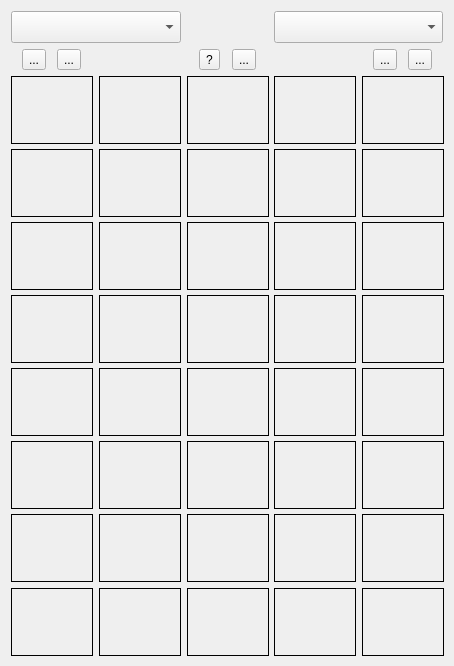
<?xml version="1.0" encoding="UTF-8"?>
<ui version="4.0">
 <class>MutationWidget</class>
 <widget class="QWidget" name="MutationWidget">
  <property name="geometry">
   <rect>
    <x>0</x>
    <y>0</y>
    <width>454</width>
    <height>666</height>
   </rect>
  </property>
  <property name="windowTitle">
   <string>Mutations</string>
  </property>
  <layout class="QGridLayout" name="gridLayout">
   <property name="sizeConstraint">
    <enum>QLayout::SetMaximumSize</enum>
   </property>
   <item row="2" column="0">
    <widget class="MutationPreviewWidget" name="label_a1">
     <property name="sizePolicy">
      <sizepolicy hsizetype="Fixed" vsizetype="Fixed">
       <horstretch>0</horstretch>
       <verstretch>0</verstretch>
      </sizepolicy>
     </property>
     <property name="minimumSize">
      <size>
       <width>82</width>
       <height>68</height>
      </size>
     </property>
     <property name="maximumSize">
      <size>
       <width>82</width>
       <height>68</height>
      </size>
     </property>
     <property name="acceptDrops">
      <bool>true</bool>
     </property>
     <property name="frameShape">
      <enum>QFrame::Box</enum>
     </property>
     <property name="text">
      <string/>
     </property>
    </widget>
   </item>
   <item row="2" column="1">
    <widget class="MutationPreviewWidget" name="label_c11">
     <property name="sizePolicy">
      <sizepolicy hsizetype="Fixed" vsizetype="Fixed">
       <horstretch>0</horstretch>
       <verstretch>0</verstretch>
      </sizepolicy>
     </property>
     <property name="minimumSize">
      <size>
       <width>82</width>
       <height>68</height>
      </size>
     </property>
     <property name="maximumSize">
      <size>
       <width>82</width>
       <height>68</height>
      </size>
     </property>
     <property name="frameShape">
      <enum>QFrame::Box</enum>
     </property>
     <property name="text">
      <string/>
     </property>
    </widget>
   </item>
   <item row="2" column="2">
    <widget class="MutationPreviewWidget" name="label_c12">
     <property name="sizePolicy">
      <sizepolicy hsizetype="Fixed" vsizetype="Fixed">
       <horstretch>0</horstretch>
       <verstretch>0</verstretch>
      </sizepolicy>
     </property>
     <property name="minimumSize">
      <size>
       <width>82</width>
       <height>68</height>
      </size>
     </property>
     <property name="maximumSize">
      <size>
       <width>82</width>
       <height>68</height>
      </size>
     </property>
     <property name="frameShape">
      <enum>QFrame::Box</enum>
     </property>
     <property name="text">
      <string/>
     </property>
    </widget>
   </item>
   <item row="2" column="3">
    <widget class="MutationPreviewWidget" name="label_c13">
     <property name="sizePolicy">
      <sizepolicy hsizetype="Fixed" vsizetype="Fixed">
       <horstretch>0</horstretch>
       <verstretch>0</verstretch>
      </sizepolicy>
     </property>
     <property name="minimumSize">
      <size>
       <width>82</width>
       <height>68</height>
      </size>
     </property>
     <property name="maximumSize">
      <size>
       <width>82</width>
       <height>68</height>
      </size>
     </property>
     <property name="frameShape">
      <enum>QFrame::Box</enum>
     </property>
     <property name="text">
      <string/>
     </property>
    </widget>
   </item>
   <item row="2" column="4">
    <widget class="MutationPreviewWidget" name="label_b1">
     <property name="sizePolicy">
      <sizepolicy hsizetype="Fixed" vsizetype="Fixed">
       <horstretch>0</horstretch>
       <verstretch>0</verstretch>
      </sizepolicy>
     </property>
     <property name="minimumSize">
      <size>
       <width>82</width>
       <height>68</height>
      </size>
     </property>
     <property name="maximumSize">
      <size>
       <width>82</width>
       <height>68</height>
      </size>
     </property>
     <property name="acceptDrops">
      <bool>true</bool>
     </property>
     <property name="frameShape">
      <enum>QFrame::Box</enum>
     </property>
     <property name="text">
      <string/>
     </property>
    </widget>
   </item>
   <item row="3" column="0">
    <widget class="MutationPreviewWidget" name="label_a2">
     <property name="sizePolicy">
      <sizepolicy hsizetype="Fixed" vsizetype="Fixed">
       <horstretch>0</horstretch>
       <verstretch>0</verstretch>
      </sizepolicy>
     </property>
     <property name="minimumSize">
      <size>
       <width>82</width>
       <height>68</height>
      </size>
     </property>
     <property name="maximumSize">
      <size>
       <width>82</width>
       <height>68</height>
      </size>
     </property>
     <property name="frameShape">
      <enum>QFrame::Box</enum>
     </property>
     <property name="text">
      <string/>
     </property>
    </widget>
   </item>
   <item row="3" column="1">
    <widget class="MutationPreviewWidget" name="label_c21">
     <property name="sizePolicy">
      <sizepolicy hsizetype="Fixed" vsizetype="Fixed">
       <horstretch>0</horstretch>
       <verstretch>0</verstretch>
      </sizepolicy>
     </property>
     <property name="minimumSize">
      <size>
       <width>82</width>
       <height>68</height>
      </size>
     </property>
     <property name="maximumSize">
      <size>
       <width>82</width>
       <height>68</height>
      </size>
     </property>
     <property name="frameShape">
      <enum>QFrame::Box</enum>
     </property>
     <property name="text">
      <string/>
     </property>
    </widget>
   </item>
   <item row="3" column="2">
    <widget class="MutationPreviewWidget" name="label_c22">
     <property name="sizePolicy">
      <sizepolicy hsizetype="Fixed" vsizetype="Fixed">
       <horstretch>0</horstretch>
       <verstretch>0</verstretch>
      </sizepolicy>
     </property>
     <property name="minimumSize">
      <size>
       <width>82</width>
       <height>68</height>
      </size>
     </property>
     <property name="maximumSize">
      <size>
       <width>82</width>
       <height>68</height>
      </size>
     </property>
     <property name="frameShape">
      <enum>QFrame::Box</enum>
     </property>
     <property name="text">
      <string/>
     </property>
    </widget>
   </item>
   <item row="3" column="3">
    <widget class="MutationPreviewWidget" name="label_c23">
     <property name="sizePolicy">
      <sizepolicy hsizetype="Fixed" vsizetype="Fixed">
       <horstretch>0</horstretch>
       <verstretch>0</verstretch>
      </sizepolicy>
     </property>
     <property name="minimumSize">
      <size>
       <width>82</width>
       <height>68</height>
      </size>
     </property>
     <property name="maximumSize">
      <size>
       <width>82</width>
       <height>68</height>
      </size>
     </property>
     <property name="frameShape">
      <enum>QFrame::Box</enum>
     </property>
     <property name="text">
      <string/>
     </property>
    </widget>
   </item>
   <item row="3" column="4">
    <widget class="MutationPreviewWidget" name="label_b2">
     <property name="sizePolicy">
      <sizepolicy hsizetype="Fixed" vsizetype="Fixed">
       <horstretch>0</horstretch>
       <verstretch>0</verstretch>
      </sizepolicy>
     </property>
     <property name="minimumSize">
      <size>
       <width>82</width>
       <height>68</height>
      </size>
     </property>
     <property name="maximumSize">
      <size>
       <width>82</width>
       <height>68</height>
      </size>
     </property>
     <property name="frameShape">
      <enum>QFrame::Box</enum>
     </property>
     <property name="text">
      <string/>
     </property>
    </widget>
   </item>
   <item row="4" column="0">
    <widget class="MutationPreviewWidget" name="label_a3">
     <property name="sizePolicy">
      <sizepolicy hsizetype="Fixed" vsizetype="Fixed">
       <horstretch>0</horstretch>
       <verstretch>0</verstretch>
      </sizepolicy>
     </property>
     <property name="minimumSize">
      <size>
       <width>82</width>
       <height>68</height>
      </size>
     </property>
     <property name="maximumSize">
      <size>
       <width>82</width>
       <height>68</height>
      </size>
     </property>
     <property name="frameShape">
      <enum>QFrame::Box</enum>
     </property>
     <property name="text">
      <string/>
     </property>
    </widget>
   </item>
   <item row="4" column="1">
    <widget class="MutationPreviewWidget" name="label_c31">
     <property name="sizePolicy">
      <sizepolicy hsizetype="Fixed" vsizetype="Fixed">
       <horstretch>0</horstretch>
       <verstretch>0</verstretch>
      </sizepolicy>
     </property>
     <property name="minimumSize">
      <size>
       <width>82</width>
       <height>68</height>
      </size>
     </property>
     <property name="maximumSize">
      <size>
       <width>82</width>
       <height>68</height>
      </size>
     </property>
     <property name="frameShape">
      <enum>QFrame::Box</enum>
     </property>
     <property name="text">
      <string/>
     </property>
    </widget>
   </item>
   <item row="4" column="2">
    <widget class="MutationPreviewWidget" name="label_c32">
     <property name="sizePolicy">
      <sizepolicy hsizetype="Fixed" vsizetype="Fixed">
       <horstretch>0</horstretch>
       <verstretch>0</verstretch>
      </sizepolicy>
     </property>
     <property name="minimumSize">
      <size>
       <width>82</width>
       <height>68</height>
      </size>
     </property>
     <property name="maximumSize">
      <size>
       <width>82</width>
       <height>68</height>
      </size>
     </property>
     <property name="frameShape">
      <enum>QFrame::Box</enum>
     </property>
     <property name="text">
      <string/>
     </property>
    </widget>
   </item>
   <item row="4" column="3">
    <widget class="MutationPreviewWidget" name="label_c33">
     <property name="sizePolicy">
      <sizepolicy hsizetype="Fixed" vsizetype="Fixed">
       <horstretch>0</horstretch>
       <verstretch>0</verstretch>
      </sizepolicy>
     </property>
     <property name="minimumSize">
      <size>
       <width>82</width>
       <height>68</height>
      </size>
     </property>
     <property name="maximumSize">
      <size>
       <width>82</width>
       <height>68</height>
      </size>
     </property>
     <property name="frameShape">
      <enum>QFrame::Box</enum>
     </property>
     <property name="text">
      <string/>
     </property>
    </widget>
   </item>
   <item row="4" column="4">
    <widget class="MutationPreviewWidget" name="label_b3">
     <property name="sizePolicy">
      <sizepolicy hsizetype="Fixed" vsizetype="Fixed">
       <horstretch>0</horstretch>
       <verstretch>0</verstretch>
      </sizepolicy>
     </property>
     <property name="minimumSize">
      <size>
       <width>82</width>
       <height>68</height>
      </size>
     </property>
     <property name="maximumSize">
      <size>
       <width>82</width>
       <height>68</height>
      </size>
     </property>
     <property name="frameShape">
      <enum>QFrame::Box</enum>
     </property>
     <property name="text">
      <string/>
     </property>
    </widget>
   </item>
   <item row="5" column="0">
    <widget class="MutationPreviewWidget" name="label_a4">
     <property name="sizePolicy">
      <sizepolicy hsizetype="Fixed" vsizetype="Fixed">
       <horstretch>0</horstretch>
       <verstretch>0</verstretch>
      </sizepolicy>
     </property>
     <property name="minimumSize">
      <size>
       <width>82</width>
       <height>68</height>
      </size>
     </property>
     <property name="maximumSize">
      <size>
       <width>82</width>
       <height>68</height>
      </size>
     </property>
     <property name="frameShape">
      <enum>QFrame::Box</enum>
     </property>
     <property name="text">
      <string/>
     </property>
    </widget>
   </item>
   <item row="5" column="1">
    <widget class="MutationPreviewWidget" name="label_c41">
     <property name="sizePolicy">
      <sizepolicy hsizetype="Fixed" vsizetype="Fixed">
       <horstretch>0</horstretch>
       <verstretch>0</verstretch>
      </sizepolicy>
     </property>
     <property name="minimumSize">
      <size>
       <width>82</width>
       <height>68</height>
      </size>
     </property>
     <property name="maximumSize">
      <size>
       <width>82</width>
       <height>68</height>
      </size>
     </property>
     <property name="frameShape">
      <enum>QFrame::Box</enum>
     </property>
     <property name="text">
      <string/>
     </property>
    </widget>
   </item>
   <item row="5" column="2">
    <widget class="MutationPreviewWidget" name="label_c42">
     <property name="sizePolicy">
      <sizepolicy hsizetype="Fixed" vsizetype="Fixed">
       <horstretch>0</horstretch>
       <verstretch>0</verstretch>
      </sizepolicy>
     </property>
     <property name="minimumSize">
      <size>
       <width>82</width>
       <height>68</height>
      </size>
     </property>
     <property name="maximumSize">
      <size>
       <width>82</width>
       <height>68</height>
      </size>
     </property>
     <property name="frameShape">
      <enum>QFrame::Box</enum>
     </property>
     <property name="text">
      <string/>
     </property>
    </widget>
   </item>
   <item row="5" column="3">
    <widget class="MutationPreviewWidget" name="label_c43">
     <property name="sizePolicy">
      <sizepolicy hsizetype="Fixed" vsizetype="Fixed">
       <horstretch>0</horstretch>
       <verstretch>0</verstretch>
      </sizepolicy>
     </property>
     <property name="minimumSize">
      <size>
       <width>82</width>
       <height>68</height>
      </size>
     </property>
     <property name="maximumSize">
      <size>
       <width>82</width>
       <height>68</height>
      </size>
     </property>
     <property name="frameShape">
      <enum>QFrame::Box</enum>
     </property>
     <property name="text">
      <string/>
     </property>
    </widget>
   </item>
   <item row="5" column="4">
    <widget class="MutationPreviewWidget" name="label_b4">
     <property name="sizePolicy">
      <sizepolicy hsizetype="Fixed" vsizetype="Fixed">
       <horstretch>0</horstretch>
       <verstretch>0</verstretch>
      </sizepolicy>
     </property>
     <property name="minimumSize">
      <size>
       <width>82</width>
       <height>68</height>
      </size>
     </property>
     <property name="maximumSize">
      <size>
       <width>82</width>
       <height>68</height>
      </size>
     </property>
     <property name="frameShape">
      <enum>QFrame::Box</enum>
     </property>
     <property name="text">
      <string/>
     </property>
    </widget>
   </item>
   <item row="6" column="0">
    <widget class="MutationPreviewWidget" name="label_a5">
     <property name="sizePolicy">
      <sizepolicy hsizetype="Fixed" vsizetype="Fixed">
       <horstretch>0</horstretch>
       <verstretch>0</verstretch>
      </sizepolicy>
     </property>
     <property name="minimumSize">
      <size>
       <width>82</width>
       <height>68</height>
      </size>
     </property>
     <property name="maximumSize">
      <size>
       <width>82</width>
       <height>68</height>
      </size>
     </property>
     <property name="frameShape">
      <enum>QFrame::Box</enum>
     </property>
     <property name="text">
      <string/>
     </property>
    </widget>
   </item>
   <item row="6" column="1">
    <widget class="MutationPreviewWidget" name="label_c51">
     <property name="sizePolicy">
      <sizepolicy hsizetype="Fixed" vsizetype="Fixed">
       <horstretch>0</horstretch>
       <verstretch>0</verstretch>
      </sizepolicy>
     </property>
     <property name="minimumSize">
      <size>
       <width>82</width>
       <height>68</height>
      </size>
     </property>
     <property name="maximumSize">
      <size>
       <width>82</width>
       <height>68</height>
      </size>
     </property>
     <property name="frameShape">
      <enum>QFrame::Box</enum>
     </property>
     <property name="text">
      <string/>
     </property>
    </widget>
   </item>
   <item row="6" column="2">
    <widget class="MutationPreviewWidget" name="label_c52">
     <property name="sizePolicy">
      <sizepolicy hsizetype="Fixed" vsizetype="Fixed">
       <horstretch>0</horstretch>
       <verstretch>0</verstretch>
      </sizepolicy>
     </property>
     <property name="minimumSize">
      <size>
       <width>82</width>
       <height>68</height>
      </size>
     </property>
     <property name="maximumSize">
      <size>
       <width>82</width>
       <height>68</height>
      </size>
     </property>
     <property name="frameShape">
      <enum>QFrame::Box</enum>
     </property>
     <property name="text">
      <string/>
     </property>
    </widget>
   </item>
   <item row="6" column="3">
    <widget class="MutationPreviewWidget" name="label_c53">
     <property name="sizePolicy">
      <sizepolicy hsizetype="Fixed" vsizetype="Fixed">
       <horstretch>0</horstretch>
       <verstretch>0</verstretch>
      </sizepolicy>
     </property>
     <property name="minimumSize">
      <size>
       <width>82</width>
       <height>68</height>
      </size>
     </property>
     <property name="maximumSize">
      <size>
       <width>82</width>
       <height>68</height>
      </size>
     </property>
     <property name="frameShape">
      <enum>QFrame::Box</enum>
     </property>
     <property name="text">
      <string/>
     </property>
    </widget>
   </item>
   <item row="6" column="4">
    <widget class="MutationPreviewWidget" name="label_b5">
     <property name="sizePolicy">
      <sizepolicy hsizetype="Fixed" vsizetype="Fixed">
       <horstretch>0</horstretch>
       <verstretch>0</verstretch>
      </sizepolicy>
     </property>
     <property name="minimumSize">
      <size>
       <width>82</width>
       <height>68</height>
      </size>
     </property>
     <property name="maximumSize">
      <size>
       <width>82</width>
       <height>68</height>
      </size>
     </property>
     <property name="frameShape">
      <enum>QFrame::Box</enum>
     </property>
     <property name="text">
      <string/>
     </property>
    </widget>
   </item>
   <item row="7" column="0">
    <widget class="MutationPreviewWidget" name="label_a6">
     <property name="sizePolicy">
      <sizepolicy hsizetype="Fixed" vsizetype="Fixed">
       <horstretch>0</horstretch>
       <verstretch>0</verstretch>
      </sizepolicy>
     </property>
     <property name="minimumSize">
      <size>
       <width>82</width>
       <height>68</height>
      </size>
     </property>
     <property name="maximumSize">
      <size>
       <width>82</width>
       <height>68</height>
      </size>
     </property>
     <property name="frameShape">
      <enum>QFrame::Box</enum>
     </property>
     <property name="text">
      <string/>
     </property>
    </widget>
   </item>
   <item row="7" column="1">
    <widget class="MutationPreviewWidget" name="label_c61">
     <property name="sizePolicy">
      <sizepolicy hsizetype="Fixed" vsizetype="Fixed">
       <horstretch>0</horstretch>
       <verstretch>0</verstretch>
      </sizepolicy>
     </property>
     <property name="minimumSize">
      <size>
       <width>82</width>
       <height>68</height>
      </size>
     </property>
     <property name="maximumSize">
      <size>
       <width>82</width>
       <height>68</height>
      </size>
     </property>
     <property name="frameShape">
      <enum>QFrame::Box</enum>
     </property>
     <property name="text">
      <string/>
     </property>
    </widget>
   </item>
   <item row="7" column="2">
    <widget class="MutationPreviewWidget" name="label_c62">
     <property name="sizePolicy">
      <sizepolicy hsizetype="Fixed" vsizetype="Fixed">
       <horstretch>0</horstretch>
       <verstretch>0</verstretch>
      </sizepolicy>
     </property>
     <property name="minimumSize">
      <size>
       <width>82</width>
       <height>68</height>
      </size>
     </property>
     <property name="maximumSize">
      <size>
       <width>82</width>
       <height>68</height>
      </size>
     </property>
     <property name="frameShape">
      <enum>QFrame::Box</enum>
     </property>
     <property name="text">
      <string/>
     </property>
    </widget>
   </item>
   <item row="7" column="3">
    <widget class="MutationPreviewWidget" name="label_c63">
     <property name="sizePolicy">
      <sizepolicy hsizetype="Fixed" vsizetype="Fixed">
       <horstretch>0</horstretch>
       <verstretch>0</verstretch>
      </sizepolicy>
     </property>
     <property name="minimumSize">
      <size>
       <width>82</width>
       <height>68</height>
      </size>
     </property>
     <property name="maximumSize">
      <size>
       <width>82</width>
       <height>68</height>
      </size>
     </property>
     <property name="frameShape">
      <enum>QFrame::Box</enum>
     </property>
     <property name="text">
      <string/>
     </property>
    </widget>
   </item>
   <item row="7" column="4">
    <widget class="MutationPreviewWidget" name="label_b6">
     <property name="sizePolicy">
      <sizepolicy hsizetype="Fixed" vsizetype="Fixed">
       <horstretch>0</horstretch>
       <verstretch>0</verstretch>
      </sizepolicy>
     </property>
     <property name="minimumSize">
      <size>
       <width>82</width>
       <height>68</height>
      </size>
     </property>
     <property name="maximumSize">
      <size>
       <width>82</width>
       <height>68</height>
      </size>
     </property>
     <property name="frameShape">
      <enum>QFrame::Box</enum>
     </property>
     <property name="text">
      <string/>
     </property>
    </widget>
   </item>
   <item row="8" column="0">
    <widget class="MutationPreviewWidget" name="label_a7">
     <property name="sizePolicy">
      <sizepolicy hsizetype="Fixed" vsizetype="Fixed">
       <horstretch>0</horstretch>
       <verstretch>0</verstretch>
      </sizepolicy>
     </property>
     <property name="minimumSize">
      <size>
       <width>82</width>
       <height>68</height>
      </size>
     </property>
     <property name="maximumSize">
      <size>
       <width>82</width>
       <height>68</height>
      </size>
     </property>
     <property name="frameShape">
      <enum>QFrame::Box</enum>
     </property>
     <property name="text">
      <string/>
     </property>
    </widget>
   </item>
   <item row="8" column="1">
    <widget class="MutationPreviewWidget" name="label_c71">
     <property name="sizePolicy">
      <sizepolicy hsizetype="Fixed" vsizetype="Fixed">
       <horstretch>0</horstretch>
       <verstretch>0</verstretch>
      </sizepolicy>
     </property>
     <property name="minimumSize">
      <size>
       <width>82</width>
       <height>68</height>
      </size>
     </property>
     <property name="maximumSize">
      <size>
       <width>82</width>
       <height>68</height>
      </size>
     </property>
     <property name="frameShape">
      <enum>QFrame::Box</enum>
     </property>
     <property name="text">
      <string/>
     </property>
    </widget>
   </item>
   <item row="8" column="2">
    <widget class="MutationPreviewWidget" name="label_c72">
     <property name="sizePolicy">
      <sizepolicy hsizetype="Fixed" vsizetype="Fixed">
       <horstretch>0</horstretch>
       <verstretch>0</verstretch>
      </sizepolicy>
     </property>
     <property name="minimumSize">
      <size>
       <width>82</width>
       <height>68</height>
      </size>
     </property>
     <property name="maximumSize">
      <size>
       <width>82</width>
       <height>68</height>
      </size>
     </property>
     <property name="frameShape">
      <enum>QFrame::Box</enum>
     </property>
     <property name="text">
      <string/>
     </property>
    </widget>
   </item>
   <item row="8" column="3">
    <widget class="MutationPreviewWidget" name="label_c73">
     <property name="sizePolicy">
      <sizepolicy hsizetype="Fixed" vsizetype="Fixed">
       <horstretch>0</horstretch>
       <verstretch>0</verstretch>
      </sizepolicy>
     </property>
     <property name="minimumSize">
      <size>
       <width>82</width>
       <height>68</height>
      </size>
     </property>
     <property name="maximumSize">
      <size>
       <width>82</width>
       <height>68</height>
      </size>
     </property>
     <property name="frameShape">
      <enum>QFrame::Box</enum>
     </property>
     <property name="text">
      <string/>
     </property>
    </widget>
   </item>
   <item row="8" column="4">
    <widget class="MutationPreviewWidget" name="label_b7">
     <property name="sizePolicy">
      <sizepolicy hsizetype="Fixed" vsizetype="Fixed">
       <horstretch>0</horstretch>
       <verstretch>0</verstretch>
      </sizepolicy>
     </property>
     <property name="minimumSize">
      <size>
       <width>82</width>
       <height>68</height>
      </size>
     </property>
     <property name="maximumSize">
      <size>
       <width>82</width>
       <height>68</height>
      </size>
     </property>
     <property name="frameShape">
      <enum>QFrame::Box</enum>
     </property>
     <property name="text">
      <string/>
     </property>
    </widget>
   </item>
   <item row="9" column="0">
    <widget class="MutationPreviewWidget" name="label_a8">
     <property name="sizePolicy">
      <sizepolicy hsizetype="Fixed" vsizetype="Fixed">
       <horstretch>0</horstretch>
       <verstretch>0</verstretch>
      </sizepolicy>
     </property>
     <property name="minimumSize">
      <size>
       <width>82</width>
       <height>68</height>
      </size>
     </property>
     <property name="maximumSize">
      <size>
       <width>82</width>
       <height>68</height>
      </size>
     </property>
     <property name="frameShape">
      <enum>QFrame::Box</enum>
     </property>
     <property name="text">
      <string/>
     </property>
    </widget>
   </item>
   <item row="9" column="1">
    <widget class="MutationPreviewWidget" name="label_c81">
     <property name="sizePolicy">
      <sizepolicy hsizetype="Fixed" vsizetype="Fixed">
       <horstretch>0</horstretch>
       <verstretch>0</verstretch>
      </sizepolicy>
     </property>
     <property name="minimumSize">
      <size>
       <width>82</width>
       <height>68</height>
      </size>
     </property>
     <property name="maximumSize">
      <size>
       <width>82</width>
       <height>68</height>
      </size>
     </property>
     <property name="frameShape">
      <enum>QFrame::Box</enum>
     </property>
     <property name="text">
      <string/>
     </property>
    </widget>
   </item>
   <item row="9" column="2">
    <widget class="MutationPreviewWidget" name="label_c82">
     <property name="sizePolicy">
      <sizepolicy hsizetype="Fixed" vsizetype="Fixed">
       <horstretch>0</horstretch>
       <verstretch>0</verstretch>
      </sizepolicy>
     </property>
     <property name="minimumSize">
      <size>
       <width>82</width>
       <height>68</height>
      </size>
     </property>
     <property name="maximumSize">
      <size>
       <width>82</width>
       <height>68</height>
      </size>
     </property>
     <property name="frameShape">
      <enum>QFrame::Box</enum>
     </property>
     <property name="text">
      <string/>
     </property>
    </widget>
   </item>
   <item row="9" column="3">
    <widget class="MutationPreviewWidget" name="label_c83">
     <property name="sizePolicy">
      <sizepolicy hsizetype="Fixed" vsizetype="Fixed">
       <horstretch>0</horstretch>
       <verstretch>0</verstretch>
      </sizepolicy>
     </property>
     <property name="minimumSize">
      <size>
       <width>82</width>
       <height>68</height>
      </size>
     </property>
     <property name="maximumSize">
      <size>
       <width>82</width>
       <height>68</height>
      </size>
     </property>
     <property name="frameShape">
      <enum>QFrame::Box</enum>
     </property>
     <property name="text">
      <string/>
     </property>
    </widget>
   </item>
   <item row="9" column="4">
    <widget class="MutationPreviewWidget" name="label_b8">
     <property name="sizePolicy">
      <sizepolicy hsizetype="Fixed" vsizetype="Fixed">
       <horstretch>0</horstretch>
       <verstretch>0</verstretch>
      </sizepolicy>
     </property>
     <property name="minimumSize">
      <size>
       <width>82</width>
       <height>68</height>
      </size>
     </property>
     <property name="maximumSize">
      <size>
       <width>82</width>
       <height>68</height>
      </size>
     </property>
     <property name="frameShape">
      <enum>QFrame::Box</enum>
     </property>
     <property name="text">
      <string/>
     </property>
    </widget>
   </item>
   <item row="0" column="0" colspan="2">
    <widget class="QComboBox" name="aComboBox">
     <property name="sizeAdjustPolicy">
      <enum>QComboBox::AdjustToMinimumContentsLengthWithIcon</enum>
     </property>
     <property name="iconSize">
      <size>
       <width>24</width>
       <height>24</height>
      </size>
     </property>
    </widget>
   </item>
   <item row="0" column="3" colspan="2">
    <widget class="QComboBox" name="bComboBox">
     <property name="sizeAdjustPolicy">
      <enum>QComboBox::AdjustToMinimumContentsLengthWithIcon</enum>
     </property>
     <property name="iconSize">
      <size>
       <width>24</width>
       <height>24</height>
      </size>
     </property>
    </widget>
   </item>
   <item row="1" column="4">
    <widget class="QFrame" name="frame_3">
     <property name="sizePolicy">
      <sizepolicy hsizetype="Preferred" vsizetype="Maximum">
       <horstretch>0</horstretch>
       <verstretch>0</verstretch>
      </sizepolicy>
     </property>
     <layout class="QHBoxLayout" name="horizontalLayout_3">
      <property name="spacing">
       <number>0</number>
      </property>
      <property name="margin">
       <number>0</number>
      </property>
      <item>
       <widget class="QToolButton" name="bUpButton">
        <property name="text">
         <string>...</string>
        </property>
        <property name="icon">
         <iconset resource="../qosmic.qrc">
          <normaloff>:/icons/silk/bullet_arrow_up.xpm</normaloff>:/icons/silk/bullet_arrow_up.xpm</iconset>
        </property>
       </widget>
      </item>
      <item>
       <widget class="QToolButton" name="bDownButton">
        <property name="text">
         <string>...</string>
        </property>
        <property name="icon">
         <iconset resource="../qosmic.qrc">
          <normaloff>:/icons/silk/bullet_arrow_down.xpm</normaloff>:/icons/silk/bullet_arrow_down.xpm</iconset>
        </property>
       </widget>
      </item>
     </layout>
    </widget>
   </item>
   <item row="1" column="2">
    <widget class="QFrame" name="frame">
     <property name="frameShape">
      <enum>QFrame::Box</enum>
     </property>
     <property name="lineWidth">
      <number>0</number>
     </property>
     <layout class="QHBoxLayout" name="horizontalLayout">
      <property name="spacing">
       <number>0</number>
      </property>
      <property name="margin">
       <number>0</number>
      </property>
      <item>
       <widget class="QToolButton" name="configButton">
        <property name="toolTip">
         <string>configure</string>
        </property>
        <property name="text">
         <string>?</string>
        </property>
        <property name="icon">
         <iconset resource="../qosmic.qrc">
          <normaloff>:/icons/silk/bullet_wrench.xpm</normaloff>:/icons/silk/bullet_wrench.xpm</iconset>
        </property>
       </widget>
      </item>
      <item>
       <widget class="QToolButton" name="regenButton">
        <property name="toolTip">
         <string>regenerate</string>
        </property>
        <property name="text">
         <string>...</string>
        </property>
        <property name="icon">
         <iconset resource="../qosmic.qrc">
          <normaloff>:/icons/silk/arrow_refresh.xpm</normaloff>:/icons/silk/arrow_refresh.xpm</iconset>
        </property>
       </widget>
      </item>
     </layout>
    </widget>
   </item>
   <item row="1" column="0">
    <widget class="QFrame" name="frame_2">
     <property name="sizePolicy">
      <sizepolicy hsizetype="Preferred" vsizetype="Maximum">
       <horstretch>0</horstretch>
       <verstretch>0</verstretch>
      </sizepolicy>
     </property>
     <layout class="QHBoxLayout" name="horizontalLayout_2">
      <property name="spacing">
       <number>0</number>
      </property>
      <property name="margin">
       <number>0</number>
      </property>
      <item>
       <widget class="QToolButton" name="aUpButton">
        <property name="text">
         <string>...</string>
        </property>
        <property name="icon">
         <iconset resource="../qosmic.qrc">
          <normaloff>:/icons/silk/bullet_arrow_up.xpm</normaloff>:/icons/silk/bullet_arrow_up.xpm</iconset>
        </property>
       </widget>
      </item>
      <item>
       <widget class="QToolButton" name="aDownButton">
        <property name="text">
         <string>...</string>
        </property>
        <property name="icon">
         <iconset resource="../qosmic.qrc">
          <normaloff>:/icons/silk/bullet_arrow_down.xpm</normaloff>:/icons/silk/bullet_arrow_down.xpm</iconset>
        </property>
       </widget>
      </item>
     </layout>
    </widget>
   </item>
  </layout>
 </widget>
 <customwidgets>
  <customwidget>
   <class>MutationPreviewWidget</class>
   <extends>QLabel</extends>
   <header>mutationwidget.h</header>
  </customwidget>
 </customwidgets>
 <resources>
  <include location="../qosmic.qrc"/>
 </resources>
 <connections/>
</ui>
